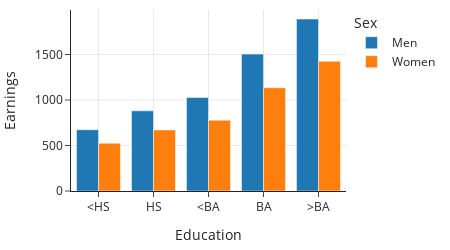

Notebook cell for this chart:
### Markdown cell above
These bar plots show that earnings increase with more education. 
But arguably, a more interesting comparison is between men and women of the same education level.
We can try grouping the bars differently to focus instead on this comparison.

### Code cell
px.bar(earn, x='educ', y='income', color='gender',
             barmode='group',
             labels=labels,
             width=450, height=250)

### Figure 1 — Plotly figure (JSON) as saved in the notebook; plotly's stock layout.template omitted (floating-point values rounded to 4 significant figures)
{"data": [{"alignmentgroup": "True", "hovertemplate": "Sex=Men<br>Education=%{x}<br>Earnings=%{y}<extra></extra>", "legendgroup": "Men", "marker": {"color": "#1F77B4", "pattern": {"shape": ""}}, "name": "Men", "offsetgroup": "Men", "orientation": "v", "showlegend": true, "textposition": "auto", "type": "bar", "x": ["<HS", "HS", "<BA", "BA", ">BA"], "xaxis": "x", "y": [674, 881, 1027, 1505, 1890], "yaxis": "y"}, {"alignmentgroup": "True", "hovertemplate": "Sex=Women<br>Education=%{x}<br>Earnings=%{y}<extra></extra>", "legendgroup": "Women", "marker": {"color": "#FF7F0E", "pattern": {"shape": ""}}, "name": "Women", "offsetgroup": "Women", "orientation": "v", "showlegend": true, "textposition": "auto", "type": "bar", "x": ["<HS", "HS", "<BA", "BA", ">BA"], "xaxis": "x", "y": [525, 671, 779, 1135, 1426], "yaxis": "y"}], "layout": {"barmode": "group", "height": 250, "legend": {"title": {"text": "Sex"}, "tracegroupgap": 0}, "width": 450, "xaxis": {"anchor": "y", "autorange": true, "domain": [0, 1], "range": [-0.5, 4.5], "title": {"text": "Education"}, "type": "category"}, "yaxis": {"anchor": "x", "autorange": true, "domain": [0, 1], "range": [0, 1989.0], "title": {"text": "Earnings"}, "type": "linear"}}}
